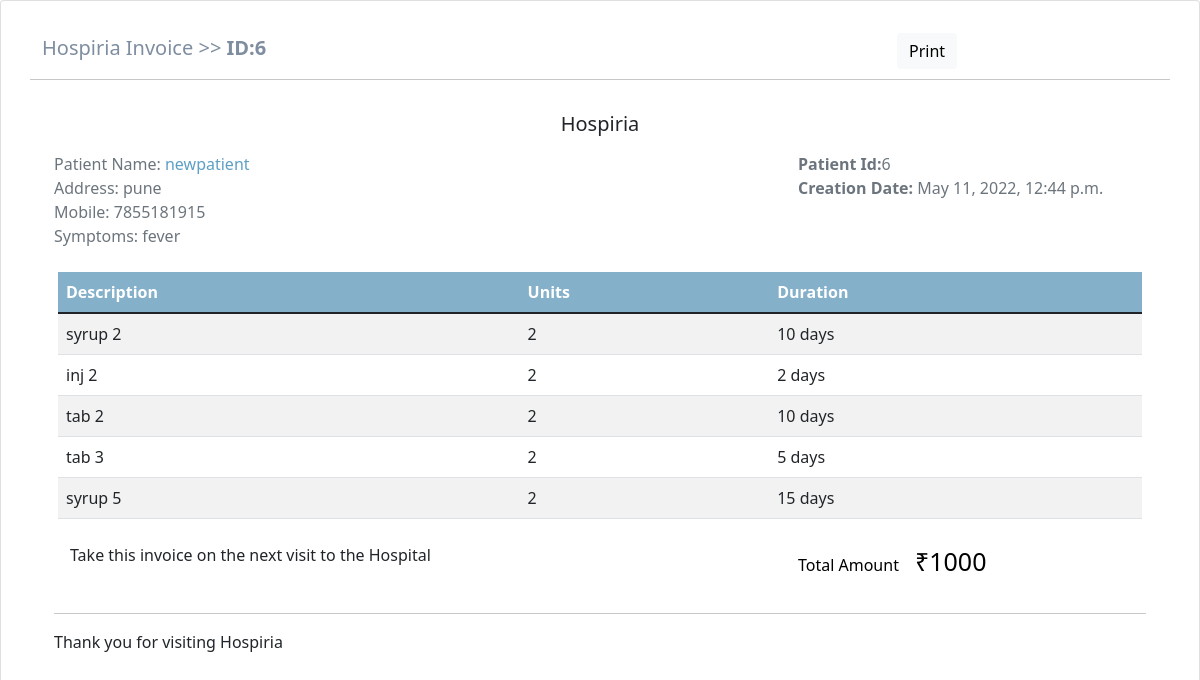
The app's page /view/6/ (signed in) with its own data.
### hospital_management/models.py (models this page shows)
class PatientInfoNew(models.Model):
    Patient_name= models.CharField(max_length=100)
    age=models.IntegerField(null=False)
    mobile=models.CharField(max_length=10,blank=True)
    email=models.EmailField(max_length=250,null=True,blank=True,unique=True)
    gender=models.CharField(max_length=10)
    address=models.TextField(max_length=250,blank=True)
    complaint = models.TextField(max_length=250,blank=True)
    pulse=models.CharField(max_length = 3,blank=True)
    bp=models.CharField(max_length=3,blank=True)
    bsl=models.CharField(max_length=3,blank=True)
    temprature=models.CharField(max_length=3,blank=True)
    general_exam = models.CharField(max_length=250,blank=True)
    medicine_type1 = models.CharField(max_length=100,blank=True)
    medicine_name1 = models.CharField(max_length=100,blank=True)
    medicine_units1 = models.CharField(max_length =3,blank=True)
    medicine_detail1 = models.CharField(max_length=50,blank=True)
    medicine_type2 = models.CharField(max_length=100,blank=True,null=True)
    medicine_name2 = models.CharField(max_length=100,blank=True,null=True)
    medicine_units2 = models.CharField(max_length =3,blank=True,null=True)
    medicine_detail2 = models.CharField(max_length=50,blank=True,null=True)
    medicine_type3 = models.CharField(max_length=100,blank=True,null=True)
    medicine_name3 = models.CharField(max_length=100,blank=True,null=True)
    medicine_units3 = models.CharField(max_length =3,blank=True,null=True)
    medicin_detail3 = models.CharField(max_length=50,blank=True,null=True)
    medicine_type4 = models.CharField(max_length=100,blank=True,null=True)
    medicine_name4 = models.CharField(max_length=100,blank=True,null=True)
    medicine_units4 = models.CharField(max_length =3,blank=True,null=True)
    medicine_detail4 = models.CharField(max_length=50,blank=True,null=True)
    medicine_type5 = models.CharField(max_length=100,blank=True,null=True)
    medicine_name5 = models.CharField(max_length=100,blank=True,null=True)
    medicine_units5 = models.CharField(max_length =3,blank=True,null=True)
    medicine_detail5 = models.CharField(max_length=50,blank=True,null=True)
    other_information = models.TextField(max_length=200,blank=True)
    total_bill = models.CharField(max_length = 5,blank=True)
    added_on = models.DateTimeField(auto_now_add=True,null=True)
    updated_at = models.DateTimeField(auto_now=True)

### hospital_management/views.py (the view)
# urls.py: path('view/<int:id>/',views.view,name='view'),
def view(request,id):
    email = request.session['email']
    if email is not None:
        viewlist = PatientInfoNew.objects.get(id=id)
        return render(request,'pdf_invoice.html',{'title':'patient view','patient':viewlist})
    else:
        return render(request,'patientrecord.html',{'title':'patient list'})

### hospital_management/templates/pdf_invoice.html (shortened to what this page needs)
{% load static %}
<!doctype html>
<html lang="en">
<head>
  <link rel="stylesheet" href="./assets/css/bootstrap.min.css">
  <link href="https://cdn.jsdelivr.net/npm/bootstrap-icons@1.5.0/font/bootstrap-icons.css" rel="stylesheet" />
  <link rel="stylesheet" href="{% static 'bootstrap.min.css' %}">
</head>
<body>
<div class="card">
	<div class="card-body">
	  <div class="container mb-5 mt-3">
		<div class="row d-flex align-items-baseline">
		  <div class="col-xl-9">
			<p style="color: #7e8d9f;font-size: 20px;">Hospiria Invoice >> <strong>ID:{{patient.id}}</strong></p>
		  </div>
		  <div class="col-xl-3 float-end">
			<a class="btn btn-light text-capitalize border-0" data-mdb-ripple-color="dark" href="{% url 'render_pdf' patient.id %}"> Print</a>
		  </div>
		  <hr>
		</div>
		<div class="container">
		  <div class="col-md-12">
			<div class="text-center">
			  <p class="pt-0"><h5>Hospiria</h5></p>
			</div>
		  </div>
		  <div class="row">
			<div class="col-xl-8">
			  <ul class="list-unstyled">
				<li class="text-muted">Patient Name: <span style="color:#5d9fc5 ;">{{patient.Patient_name}}</span></li>
				<li class="text-muted">Address: {{patient.address}}</li>
				<li class="text-muted">Mobile: {{patient.mobile}}</li>
				<li class="text-muted">Symptoms: {{patient.complaint}}</li>
			  </ul>
			</div>
			<div class="col-xl-4">
			  <ul class="list-unstyled">
					<li class="text-muted"> <span
						class="fw-bold">Patient Id:</span>{{patient.id}}</li>
				<li class="text-muted"> <span
					class="fw-bold">Creation Date: </span>{{patient.updated_at}}</li>
			  </ul>
			</div>
		  </div>
		  <div class="row my-2 mx-1 justify-content-center">
			<table class="table table-striped table-border">
			  <thead style="background-color:#84B0CA ;" class="text-white">
				<tr>
				  <th scope="col">Description</th>
				  <th scope="col">Units</th>
				  <th scope="col">Duration</th>
				</tr>
			  </thead>
			  <tbody>
				<tr>
				  <td>{{patient.medicine_name1}}</td>
				  <td>{{patient.medicine_units1}}</td>
				  <td>{{patient.medicine_detail1}}</td>
				</tr>
				<tr>
				  <td>{{patient.medicine_name2}}</td>
				  <td>{{patient.medicine_units2}}</td>
				  <td>{{patient.medicine_detail2}}</td>
				</tr>
				<tr>
				  <td>{{patient.medicine_name3}}</td>
				  <td>{{patient.medicine_units3}}</td>
				  <td>{{patient.medicin_detail3}}</td>
				</tr>
				<tr>
					<td>{{patient.medicine_name4}}</td>
					<td>{{patient.medicine_units4}}</td>
					<td>{{patient.medicine_detail4}}</td>
				  </tr>
				  <tr>
					<td>{{patient.medicine_name5}}</td>
					<td>{{patient.medicine_units5}}</td>
					<td>{{patient.medicine_detail5}}</td>
				  </tr>
			  </tbody>
			</table>
		  </div>
		  <div class="row">
			<div class="col-xl-8">
			  <p class="ms-3">Take this invoice on the next visit to the Hospital</p>
			</div>
			<div class="col-xl-3">
			  <p class="text-black float-start"><span class="text-black me-3"> Total Amount</span><span
				  style="font-size: 25px;">₹{{patient.total_bill}}</span></p>
			</div>
		  </div>
		  <hr>
		  <div class="row">
			<div class="col-xl-10">
			  <p>Thank you for visiting Hospiria</p>
			</div>
		  </div>
		</div>
	  </div>
	</div>
  </div>
  </body>

### records on screen
PatientInfoNew: id "6", Patient_name "newpatient", address "pune", mobile "7855181915", complaint "fever", updated_at "May 11, 2022, 12:44 p.m.", medicine_name1 "syrup 2", medicine_units1 "2", medicine_detail1 "10 days", medicine_name2 "inj 2", medicine_units2 "2", medicine_detail2 "2 days", medicine_name3 "tab 2", medicine_units3 "2", medicin_detail3 "10 days", medicine_name4 "tab 3", medicine_units4 "2", medicine_detail4 "5 days", medicine_name5 "syrup 5", medicine_units5 "2", medicine_detail5 "15 days", total_bill "1000"
